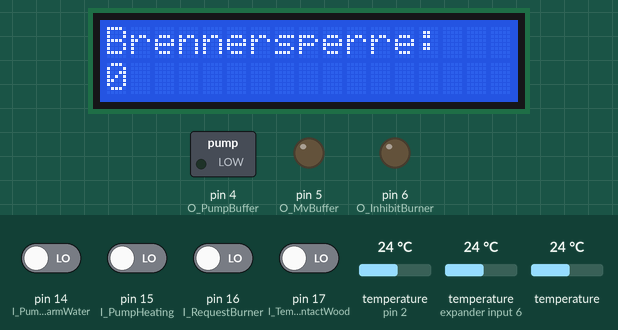
This sketch was run on a simulated Arduino Uno, built with avr-gcc and run on an emulated ATmega328P. Parts: 17×2 character LCD, switched loads named in the sketch (green lamp = pin HIGH), output pins drawn as LEDs (lit = HIGH). Inputs (shaded band) come from the test bench; at power-on: pin 14 (I_PumpWarmWater), pin 15 (I_PumpHeating), pin 16 (I_RequestBurner), pin 17 (I_TempContactWood) LOW, temperature (sensors on expander input 6, pin 2) 24 °C, temperature 24 °C. The local clock reads 2024-03-15 10:24:30 at power-on unless the sketch sets it; what the sketch prints to the serial monitor is not drawn.

Above: at 19.4 s.
19.5 s: temperature (sensor on expander input 6) set to 12 °C
At 22.4 s:
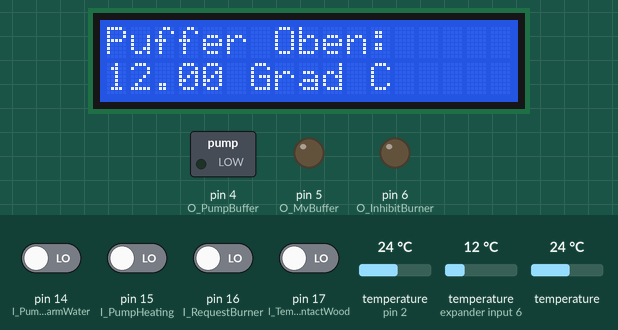
25.6 s: temperature (sensor 202) set to 19 °C
At 42.4 s:
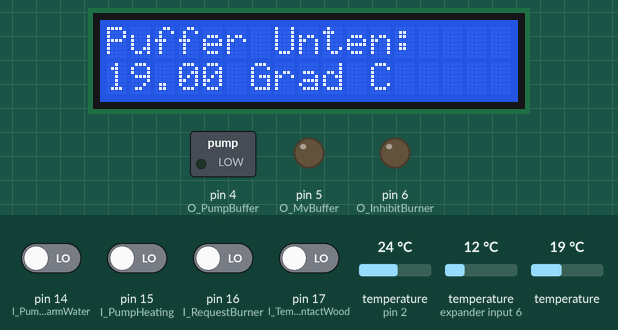
45.6 s: temperature (sensor on expander input 6) set to 28 °C
At 54.5 s:
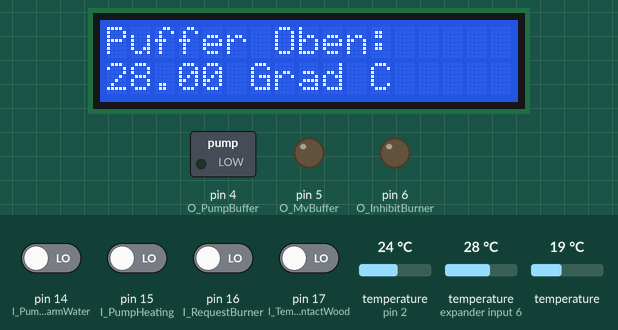
58.6 s: temperature (sensor 202) set to 33 °C
At 74.6 s:
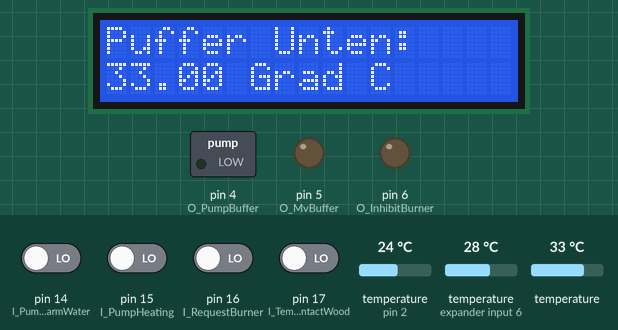
Timing chart, 0 to 76.1 s (numbered marks = the images above; inputs shaded):
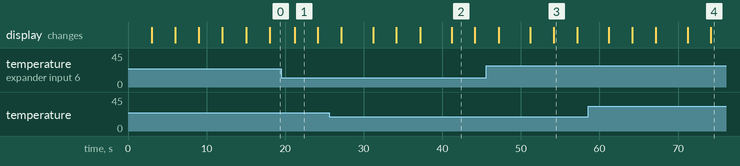

Measured:
- what the display in image 1 shows lasts 3.0 s, from 21.2 s to 24.2 s

The sketch:

KeepItWarm.ino
```cpp
/**
 * @Author: Maximilian Brinkmann <KnobY>
 * @Date:   2017-May-12 21:56:13
 * @Email:  maximilian.brinkmann@gmx.net
 * @Project: KeepItWarm
 * @Filename: TempSensor.cpp
 * @Last modified by:   brinkmannm
 * @Last modified time: 2018-01-07T11:23:08+01:00
 */


//Hardware Includes
#include <Controllino.h>

 //Configuration
#include "Config.hpp"

//Programm Includes
#include "10_I2C/I2CDisplay.hpp"
#include "20_OneWire/TempSensor.hpp"
#include "30_SignalProcessing/SignalProcessing.hpp"
#include "40_DigitalIO/DigitalIO.hpp"
#include "50_StateMachine/Statemachine.hpp"
#include "90_HelperFunc/Logger.cpp"


//Function prototypes
void UpdateTemperatures();
void UpdateDigitalIOs();

void setup() {

  //Initialising the serial Output to Computer
  Serial.begin(9600);

  //Initialise the LCD display
  initDisplay();

  //Initialising the RTC Chip
  Controllino_RTC_init(0);
  //Controllino_SetTimeDate(Day, Weekday, Month, Year, Hour, Minute, Second);
  //Controllino_SetTimeDate(30, 1, 10, 17, 9, 10, 00);
  Controllino_PrintTimeAndDate();

  //Initialisiere Temperature sensors
  initTempSensor();
  UpdateTemperatures();

  //Initialise digital IOs
  initDigitalIO();
  updateOutputs();
}

//Global Vars

//Timing Vars
uint32_t tempMillis = 0;
uint32_t IOMillis = 0;
uint32_t DisplayMillis = 0;

//Digital Output
bool xMVBuffer = false;
bool xPumpBuffer = false;
bool xInhibitBurner = false;

//Digital Input
bool xPumpHeating;
bool xPumpWarmWater;
bool xWoodBurner;
bool xRequestHeat;

//Temperatures
int16_t i16TempBufferTop;
int16_t i16TempBufferButtom;
int16_t i16TempWarmWater;
int16_t i16TempHeating;
int16_t i16TempWood;
int16_t i16TempOutdoor;

void loop() {
  //Get current Millis for some timing functions
  uint32_t currentMillis = millis();

  //Cyclic update of the Temperature sensors
  if ((currentMillis - tempMillis) >= TEMPERATURE_UPDATE)
  {
    tempMillis = currentMillis;
    UpdateTemperatures();
  }

  if ((currentMillis - IOMillis) >= 1000) //Update Digital IOs in Memorymap every Second
  {
    IOMillis = currentMillis;
    UpdateDigitalIOs();
  }

  if ((currentMillis - DisplayMillis) >= 3000) //Update Display
  {
    DisplayMillis = currentMillis;
    updateDisplay();
  }

  Statemachine();

  updateOutputs();

}

void UpdateDigitalIOs()
{
  Sprintln("Updating Digital IO in Memory map");
  //Digital Inputs
  xPumpHeating = digitalRead(I_PumpHeating);
  xWoodBurner = digitalRead(I_TempContactWood);
  xPumpWarmWater = digitalRead(I_PumpWarmWater);
  xRequestHeat = digitalRead(I_RequestBurner);
}

void UpdateTemperatures()
{
    Sprintln("Updating Tempeartures");
    requestTemperature();
    //Wait for Conversion finished
    delay(TEMPCONVERSION_TIME);
    //Read Sensordata and Store them in I2C Memory
    int16_t i16ActTemp = 0;
    for (uint8_t i = 1; i<=6; i++)
    {
      i16ActTemp = getTemperature(i);
      switch(i)
      { //Set the global Variables
        case NUM_WARMWATER:
            i16TempWarmWater = i16ActTemp;
            Sprint("Temperature Warm Water: ");
            Sprintln(i16ActTemp);
          break;
        case NUM_BUFFERTOP:
            i16TempBufferTop = i16ActTemp;
            Sprint("Temperature Buffer Top: ");
            Sprintln(i16ActTemp);
          break;
        case NUM_BUFFERBOTTOM:
            i16TempBufferButtom = i16ActTemp;
            Sprint("Temperature Buffer Buttom: ");
            Sprintln(i16ActTemp);
          break;
        case NUM_HEATING:
            i16TempHeating = i16ActTemp;
            Sprint("Temperature Heating: ");
            Sprintln(i16ActTemp);
          break;
        case NUM_WOOD:
            i16TempWood = i16ActTemp;
            Sprint("Temperature Wood: ");
            Sprintln(i16ActTemp);
          break;
        case NUM_OUTDOOR:
            i16TempOutdoor = i16ActTemp;
            Sprint("Temperature Outdoor: ");
            Sprintln(i16ActTemp);
          break;
      }
    }
}
```

I2CDisplay.cpp
```cpp
// (licence header left out)
//Include own heaer
#include "I2CDisplay.hpp"

//External vars to display Status
#include "Controllino.h"
#include "../Config.hpp"
#include <Wire.h>
#include <LiquidCrystal_I2C.h>

extern bool xMVBuffer;
extern bool xPumpBuffer;
extern bool xInhibitBurner;
extern bool xPumpHeating;
extern bool xPumpWarmWater;
extern bool xWoodBurner;
extern bool xRequestHeat;
extern int16_t i16TempBufferTop;
extern int16_t i16TempBufferButtom;
extern int16_t i16TempWarmWater;
extern int16_t i16TempHeating;
extern int16_t i16TempWood;
extern int16_t i16TempOutdoor;

LiquidCrystal_I2C lcd(0x27,17,2);  // set the LCD address to 0x27 for a 16 chars and 2 line display

uint8_t u8MSG = 0;

void initDisplay()
{
    lcd.init();   // initialize the lcd
    // Print Start Message on Screen
    lcd.backlight();
    updateDisplay();
}


void updateDisplay()
{
    lcd.clear();

    switch(u8MSG)
    {
        case 0:
            lcd.setCursor(0, 0);
            lcd.print(PRG_TITLE);
            lcd.setCursor(0,1);
            lcd.print(PRG_VERSION);
            break;
        case 1:
            lcd.print((int) Controllino_GetHour());
            lcd.print(":");
            lcd.print((int) Controllino_GetMinute());
            break;
        case 2:
            lcd.setCursor(0,0);
            lcd.print("Puffer Oben:");
            lcd.setCursor(0,1);
            lcd.print(((float)i16TempBufferTop)/128.0);
            lcd.print(" Grad C");
            break;
        case 3:
            lcd.setCursor(0,0);
            lcd.print("Puffer Unten:");
            lcd.setCursor(0,1);
            lcd.print(((float)i16TempBufferButtom)/128.0);
            lcd.print(" Grad C");
            break;
        case 4:
            lcd.setCursor(0,0);
            lcd.print("MV Puffer:");
            lcd.setCursor(0,1);
            lcd.print(xMVBuffer);
            break;
        case 5:
            lcd.setCursor(0,0);
            lcd.print("Pumpe Puffer:");
            lcd.setCursor(0,1);
            lcd.print(xPumpBuffer);
            break;
        case 6:
            lcd.setCursor(0,0);
            lcd.print("Brennersperre:");
            lcd.setCursor(0,1);
            lcd.print(xInhibitBurner);
            break;

    }

    u8MSG += 1;
    if (u8MSG > 6)
    {
        u8MSG = 2;
    }


}
```

I2CDisplay.hpp
```cpp
// (licence header left out)
#ifndef I2CDISPLAY_H
#define I2CDISPLAY_H

#include "Arduino.h"

//Init the Display
void initDisplay();

//Function to update the display
void updateDisplay();

#endif
```

I2CSlave.cpp
```cpp
// (licence header left out)
#include "I2CSlave.hpp"
#include "../Config.hpp"
#include "../90_HelperFunc/Logger.cpp"
#include <Wire.h>

//Prototypes
void reciveEvent(int numBytes);
void requestEvent();
void evalMessage();

uint8_t recBuffer [4];
uint8_t numRecItems;
uint8_t u8Command;
uint8_t u8Register;
uint8_t memoryMap [16];

void initI2CBus(void)
//Initialising the wire lib and attach functions to interrupts
{
  Sprintln("Initialise I2C Bus");
  Wire.begin(I2C_ADDRESS);
  Wire.onRequest(requestEvent);
  Wire.onReceive(reciveEvent);
}


void reciveEvent(int numBytes)
//Recive Items
{
  if (numBytes <= 4) //Only accept messages with max. 4 bytes
  {
    for(numRecItems=0;numRecItems<numBytes;numRecItems++)
    {
      recBuffer[numRecItems] = Wire.read();
    }
    numRecItems = numBytes;
    evalMessage();
  } else {
    for(numRecItems=0;numRecItems<numBytes;numRecItems++)
    {
      Wire.read();
    }
  }
  //First 4 Bytes are the command, the second the Address
  /*
  *  0x1x --> Write byte
  *  0x2x --> Write word
  *  0x4x --> Read byte
  *  0x8x --> Read word
  */
}

void evalMessage()
{
  //Extract the Command
  u8Command = recBuffer[0] & 0xf0;
  //Extract Register
  u8Register = recBuffer[0] & 0x0f;
  if (u8Register >= 16)  //Adress not valid
  {
    u8Command = 0;
  }

  switch (u8Command) {
    case 0x10:
      memoryMap[u8Register] = recBuffer[1];
      break;
    case 0x20:
      if (u8Register < 15)  //Adress valid for word access
      {
        memoryMap[u8Register] = recBuffer[1];
        memoryMap[u8Register+1] = recBuffer[2];
      }
      break;
    case 0x40:
      break;
    case 0x80:
      if (u8Register >= 15)  //Adress not valid for word access
      {
        u8Command = 0;
      }
      break;
    default:
      u8Command = 0;
      break;
  }
}

void requestEvent()
//Write the contont of the buffer
{
  switch (u8Command) {
    case 0x40:
      Wire.write(&memoryMap[u8Register], 1); //Write byte
      break;
    case 0x80:
      Wire.write(&memoryMap[u8Register], 2); //Write word
      break;
    default:
      Wire.write(0x0000); //Return Zero Value
  }

}
```

I2CSlave.hpp
```cpp
// (licence header left out)
#ifndef I2CSLAVE_H
#define I2CSLAVE_H
#include "Arduino.h"

extern uint8_t memoryMap [16];
/*
byte 0 -- Digital Inputs
byte 1 -- Digital Outputs
byte 2,3 -- Temperature Warm water
byte 4,5 -- Temperature Buffer Top
byte 6,7 -- Temperature Buffer Button
byte 8,9 -- Temperature Heating
byte 10,11 -- Temperature wood
byte 12,13 -- Temperature From Buffer
byte 14 -- Statemachine Step
byte 15 --
*/


void initI2CBus(void);

#endif
```

TempSensor.cpp
```cpp
// (licence header left out)
#include "../Config.hpp"
#include <OneWire.h>
#include <DallasTemperature.h>
#include "TempSensor.hpp"
#include "../90_HelperFunc/Logger.cpp"


//Setup One Wire and Tempsensor Objects
OneWire oneWire(IO_OneWire);
DallasTemperature sensors(&oneWire);

//Device mapping
//ATTENTION Order of Adresses must be the same as in the config File
DeviceAddress sensorAdd[] = {ADD_WARMWATER,
                            ADD_BUFFERTOP,
                            ADD_BUFFERBOTTOM,
                            ADD_HEATING,
                            ADD_WOOD,
                            ADD_OUTDOOR};

void initTempSensor()
{
  sensors.begin();

  //Set Resoultion of the Sensros
  sensors.setResolution(sensorAdd[0], TEMPERATURE_PRECISION);
  sensors.setResolution(sensorAdd[1], TEMPERATURE_PRECISION);
  sensors.setResolution(sensorAdd[2], TEMPERATURE_PRECISION);
  sensors.setResolution(sensorAdd[3], TEMPERATURE_PRECISION);
  sensors.setResolution(sensorAdd[4], TEMPERATURE_PRECISION);
  sensors.setResolution(sensorAdd[5], TEMPERATURE_PRECISION);

  //Set Wait for conversion off --> Async call we have to wait in Programm
  sensors.setWaitForConversion(false);

}


void requestTemperature()
{
  Sprintln("Request global conversion");
  sensors.requestTemperatures();
}


int16_t getTemperature(uint8_t sensorNum){
//Select the device and get the Temperature
  int16_t i16Temperature = 0;
  if ((sensorNum >=1) & (sensorNum <= 6))
  {
    i16Temperature = sensors.getTemp(sensorAdd[sensorNum-1]);
  } else {
    i16Temperature = -255;
  }
  return i16Temperature;
}


int16_t normTemperature(int16_t inTemperature)
{ //Check if a conversion is possible without overflow
  if ((inTemperature <= 255) & (inTemperature >= -256))
  {
    return (inTemperature * 128);
  } else //If an overflow would occure return highst value
  {
    if (inTemperature > 256)
    {
      return 32767;
    } else
    {
      return -32768;
    }
  }
}
```

TempSensor.hpp
```cpp
// (licence header left out)
#ifndef TEMPSENSOR_H
#define TEMPSENSOR_H

void initTempSensor();

void requestTemperature();
int16_t getTemperature(uint8_t sensorNum);

int16_t normTemperature(int16_t inTemperature); //Get the normalised Temperture (1/125 °C)


#endif
```

SignalProcessing.hpp
```cpp
// (licence header left out)
#ifndef SIGNALPROCESSING_H
#define SIGNALPROCESSING_H

 class cmpHysU16 {
 private:
   bool bOldState;
   int16_t i16High;
   int16_t i16Low;
 public:
   cmpHysU16 (int16_t low, int16_t high);
   bool update(int16_t i16Input);
 };

 #endif
```

Signalprocessing.cpp
```cpp
// (licence header left out)
 #include "Controllino.h"
#include "SignalProcessing.hpp"

///// Compare with Hysteresis and 16 bit

cmpHysU16::cmpHysU16(int16_t i16LowIn, int16_t i16HighIn)
{
  i16High = i16HighIn;
  i16Low = i16LowIn;
  bOldState = 0;
}

bool cmpHysU16::update(int16_t i16Input)
{
  if (i16Input >= i16High)
  {
    bOldState = 1;
  } else if (i16Input <= i16Low)
  {
    bOldState = 0;
  }
  return bOldState;
}
```

DigitalIO.cpp
```cpp
// (licence header left out)
#include "DigitalIO.hpp"

#include "Controllino.h"
#include "../Config.hpp"


extern bool xMVBuffer;
extern bool xPumpBuffer;
extern bool xInhibitBurner;


void initDigitalIO(void)
{
  //Setup the Outputs
  pinMode(O_MvBuffer, OUTPUT);
  pinMode(O_PumpBuffer, OUTPUT);
  pinMode(O_InhibitBurner, OUTPUT);


  //Setupb the inputs
  pinMode(I_PumpWarmWater, INPUT);
  pinMode(I_PumpHeating, INPUT);
  pinMode(I_TempContactWood, INPUT);
  pinMode(I_RequestBurner, INPUT);

}


void updateOutputs(void)
{
  digitalWrite(O_MvBuffer, xMVBuffer);
  digitalWrite(O_PumpBuffer, xPumpBuffer);
  digitalWrite(O_InhibitBurner, xInhibitBurner);
}
```

DigitalIO.hpp
```cpp
// (licence header left out)
#ifndef DIGITALIO_H
#define DIGITALIO_H

  void initDigitalIO(void);
  void updateOutputs(void);

#endif
```

Statemachine.cpp
```cpp
// (licence header left out)
#include "Statemachine.hpp"
#include "Controllino.h"
#include "../Config.hpp"
#include "../30_SignalProcessing/SignalProcessing.hpp"
#include "../90_HelperFunc/Logger.cpp"

//Digital Outputs
extern bool xMVBuffer;
extern bool xPumpBuffer;
extern bool xInhibitBurner;

//Digital inputs
extern bool xRequestHeat;
extern bool xPumpWarmWater;
extern bool xWoodBurner;
extern bool xPumpHeating;

extern int16_t i16TempBufferTop;
extern int16_t i16TempBufferButtom;
extern int16_t i16TempWarmWater;
extern int16_t i16TempHeating;
extern int16_t i16TempWood;
extern int16_t i16TempOutdoor;

//Switch to activate the buffer tank
cmpHysU16 tempSwitchOn = cmpHysU16((TEMP_MINIMUM-5)*128,TEMP_MINIMUM*128);

enum eStates {Idle_Buderus, Idle_Buffer, WarmWater, Heating};

//Statemachine Variables
eStates eState = Idle_Buderus;
eStates eOldstate = Idle_Buderus;
bool xEnteringState = false;

void Statemachine()
{
  //Global goto Idle_Buderus Statemachine if temperature in buffer is to low
  if (!(tempSwitchOn.update(i16TempBufferTop)))
  {
    eState = Idle_Buderus;
  }

  xEnteringState = (eState != eOldstate);
  eOldstate = eState;

  switch (eState) {
    case Idle_Buderus:
    //Buffer not active (temperature to low)
      if (xEnteringState)
      {
        Sprintln("Switched to state Idle_Buderus");
        xMVBuffer = false;
        xPumpBuffer = false;
        xInhibitBurner = false;
      }
      if (tempSwitchOn.update(i16TempBufferTop) and (!xRequestHeat) )
      {
        eState = Idle_Buffer;
      }
      break;


    case Idle_Buffer:
    //Buffer active, no warm water and temp is ok
      if (xEnteringState)
      {
        Sprintln("Switched to state Idle_Buffer");
        xMVBuffer = true;
        xPumpBuffer = false;
        xInhibitBurner = true;
      }
      //Request for warmwater
      if (xPumpWarmWater or (xRequestHeat and (!xPumpHeating)))
      {
        eState = WarmWater;
      }
      //Request for heating
      if (xPumpHeating)
      {
        eState = Heating;
      }
      break;


    case WarmWater:
    //warm water making
      if (xEnteringState)
      {
        Sprintln("Switched to state Warmwater");
        xMVBuffer = false;
        xPumpBuffer = false;
        xInhibitBurner = false;
      }
      //Water is warm
      if ((!(xPumpWarmWater or (xRequestHeat and (!xPumpHeating))))  and (!xRequestHeat))
      {
        eState = Idle_Buffer;
      }
      break;


    case Heating:
    //heating the house
      if (xEnteringState)
      {
        Sprintln("Switched to state Heating");
        xMVBuffer = true;
        xPumpBuffer = false;
        xInhibitBurner = true;
      }
      xPumpBuffer = xRequestHeat;
      if (!xPumpHeating)
      {
        eState = Idle_Buffer;
      }
      break;
  }

}
```

Statemachine.hpp
```cpp
// (licence header left out)
#ifndef STATEMACHINE_H
#define STATEMACHINE_H

void Statemachine();

#endif
```

Logger.cpp
```cpp
// (licence header left out)
#ifndef LOGGER_H
#define LOGGER_H

//Very simple Makro to disable Print

#ifdef ENABLE_SERIAL_PRINT
  #define Sprintln(a) (Serial.println(a))
  #define Sprint(a) (Serial.println(a))
#else
  #define Sprintln(a)
  #define Sprint(a)
#endif


#endif
```

Source omitted: Config.hpp (2650 bytes)
